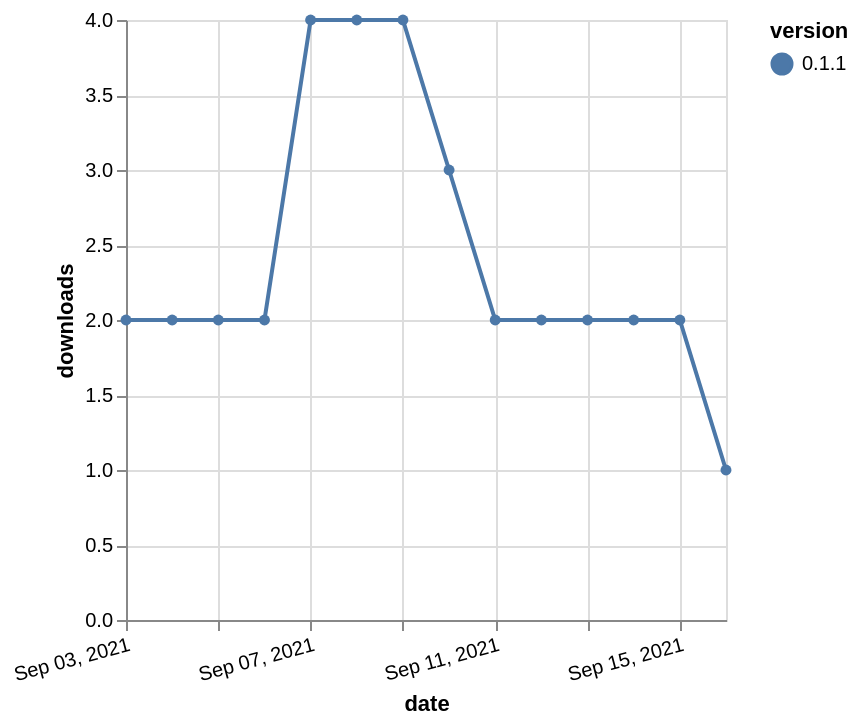

Specify this chart in Vega-Lite:
### Vega-Lite specification from a JSON file in a GitHub repository (floating-point values rounded to 4 significant figures)
{"$schema": "https://vega.github.io/schema/vega-lite/v5.json", "description": "A simple bar chart with embedded data.", "data": {"values": [{"date": "2021-09-03", "total": 2526, "delta": 2, "version": "0.1.1"}, {"date": "2021-09-04", "total": 2528, "delta": 2, "version": "0.1.1"}, {"date": "2021-09-05", "total": 2530, "delta": 2, "version": "0.1.1"}, {"date": "2021-09-06", "total": 2532, "delta": 2, "version": "0.1.1"}, {"date": "2021-09-07", "total": 2536, "delta": 4, "version": "0.1.1"}, {"date": "2021-09-08", "total": 2540, "delta": 4, "version": "0.1.1"}, {"date": "2021-09-09", "total": 2544, "delta": 4, "version": "0.1.1"}, {"date": "2021-09-10", "total": 2547, "delta": 3, "version": "0.1.1"}, {"date": "2021-09-11", "total": 2549, "delta": 2, "version": "0.1.1"}, {"date": "2021-09-12", "total": 2551, "delta": 2, "version": "0.1.1"}, {"date": "2021-09-13", "total": 2553, "delta": 2, "version": "0.1.1"}, {"date": "2021-09-14", "total": 2555, "delta": 2, "version": "0.1.1"}, {"date": "2021-09-15", "total": 2557, "delta": 2, "version": "0.1.1"}, {"date": "2021-09-16", "total": 2558, "delta": 1, "version": "0.1.1"}]}, "width": "container", "mark": {"type": "line", "point": {"filled": true}}, "encoding": {"x": {"field": "date", "type": "temporal", "timeUnit": "yearmonthdate", "title": "date", "axis": {"labelAngle": -15}}, "y": {"field": "delta", "type": "quantitative", "title": "downloads"}, "color": {"field": "version", "type": "nominal"}, "tooltip": {"field": "delta"}}}
